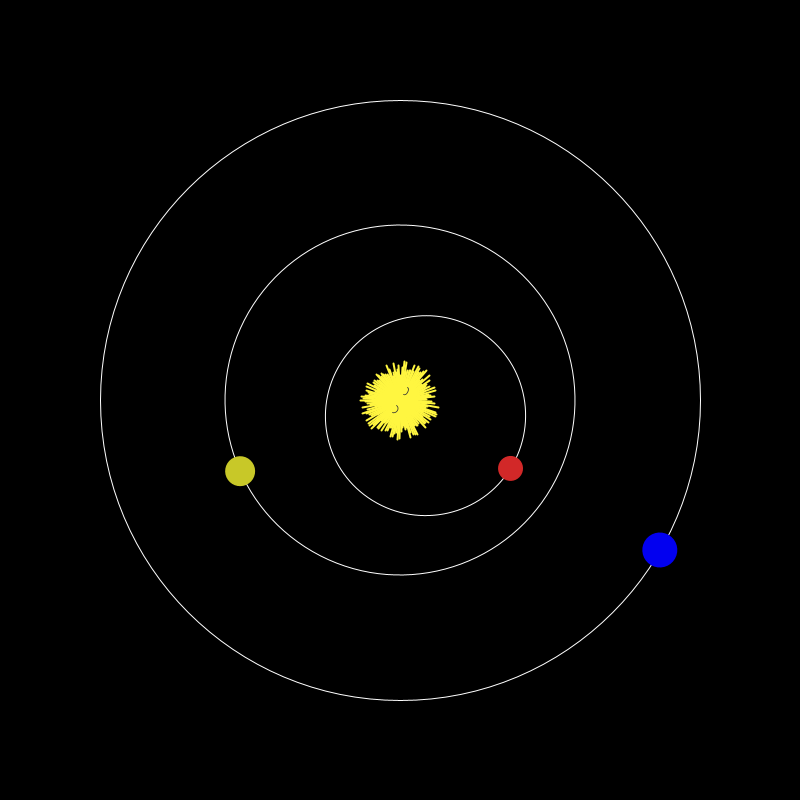
Frame 1 (no input)
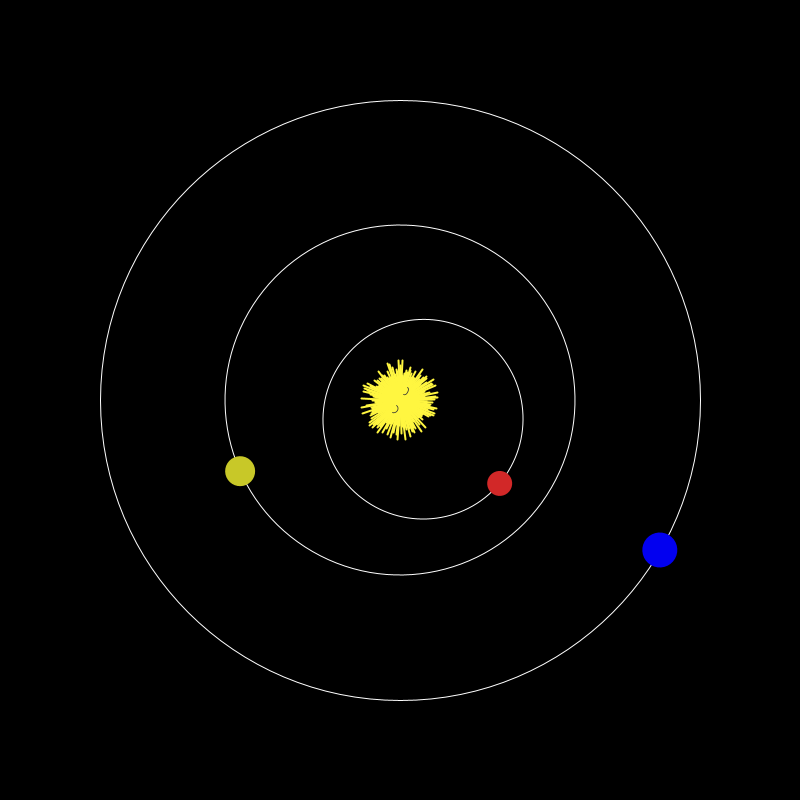
Frame 60 (the mouse pressed at the canvas centre just before this capture)
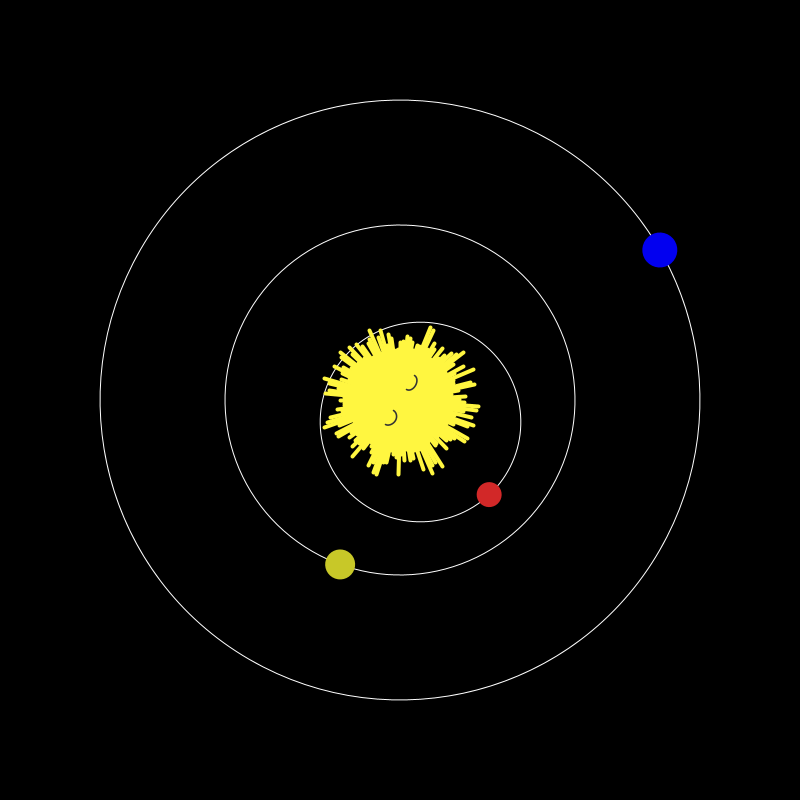
Frame 120 (the mouse held since frame 60 and released just before this capture)

The Processing sketch that drew these frames (run headless with seeded random() and noise(); from frame 60 on, the mouse is pressed at the canvas centre):

// Processing sketch: processing_96604
// ── processing_96604.pde

int h;
int m;
int s;
int i;

void setup () {
    size (800,800);
    smooth();
   background(0); 
     
}


void draw(){
  background(0);
  noStroke();
  s = second ();
    m = minute ();
    h = hour ();
  
  translate(400,400);
  clockH();
  clockM();
  clockS();
  
  pushMatrix();
  scale(0.2);
  sun();
  popMatrix();
  
  if (mousePressed){
  background(0);
  clockCH();
  clockCM();
  clockCS();
  
 pushMatrix();
  scale(0.4);
  
  sun();
  popMatrix();
    
     
}
 
}
/////////NON-CLICK  
//clock for sec
void clockS(){
  
  pushMatrix();
  stroke(255);
  fill(0);
  float Sec=map(millis(),0,1000,0,10);
  float smoothSec = (360 / 60000 *second())+0.6*Sec; 
  
  rotate(radians(smoothSec));

  ellipse(0,-30,200,200);
  Mercury();
  popMatrix();
  
}  
//clock for Min
void clockM(){
  
  pushMatrix();
 
  stroke(255);
  fill(0);
  ellipse(0,0,350,350);
  rotate(radians(6*m));
  Venus();
  
  
 
  
  popMatrix();
  
}  
//clock for Hour
void clockH(){
 
  
  stroke(255);
  fill(0);
  
 
  ellipse(0,0,600,600);
  
  
  rotate(radians(30*h));
   Earth();
 
  

  
  
  
}  

/////////FOR-CLICK  
//clock for sec
void clockCS(){
  
  pushMatrix();
  stroke(255);
  fill(0);
  float Sec=map(millis(),0,1000,0,10);
  float smoothSec = (360 / 60000 *second())+0.6*Sec; 
  
  rotate(radians(smoothSec));

  ellipse(0,-30,200,200);
  Mercury();
  popMatrix();
  
}  
//clock for Min
void clockCM(){
  
  pushMatrix();
 
  stroke(255);
  fill(0);
  ellipse(0,0,350,350);
  rotate(radians(6*mouseX)/30);
  Venus();
  
  
 
  
  popMatrix();
  
}  
//clock for Hour
void clockCH(){
 
  pushMatrix();
  stroke(255);
  fill(0);
  
 
  ellipse(0,0,600,600);
  
  
  rotate(radians(30*mouseY)/40);
   Earth();
 
  popMatrix();

  
  
  
}  
    
  
  
/////////////////////////Planet 
  

void Mercury(){
 
  
  noStroke();
  fill(210,40,40);
  ellipse(0,-130,25,25);

 
}


void Venus(){
  
 
  noStroke();
  fill(200,200,40);
  ellipse(0,-175,30,30);
  
}


void Earth(){
  pushMatrix();
  
    
  
  noStroke();
  fill(2,0,240);
  ellipse(0,-300,35,35);
 
  popMatrix();
  
}




//////////SUN

void sun(){
 pushMatrix(); 
 int rbound = 200; //default
     
    fill( 255, 246, 64 ); //yellow
    stroke( 255, 246, 64 ); //yellow
    strokeWeight(10);
    int twinkle = 80; //distance change in ray length
    //float radius=200; //radius of rays
    float radius;
    int numPoints=130; //number of rays
    float angle=TWO_PI/(float)numPoints;
     
    //create rays
    for(int i=0;i<numPoints;i++)
    {
        radius = rbound - (int)random( 0, twinkle );
        line(0,0,radius*sin(angle*i),radius*cos(angle*i));
    }
     
   
    //face
    stroke( 51 ); //dark gray
    strokeWeight( 4 );
     
   
        arc( -50, 0, 40, 30, PI, TWO_PI ); //left eye
    
     
    
        arc( 50, 0, 40, 30, PI, TWO_PI ); //right eye
  strokeWeight(1);
    
 popMatrix();  
}
